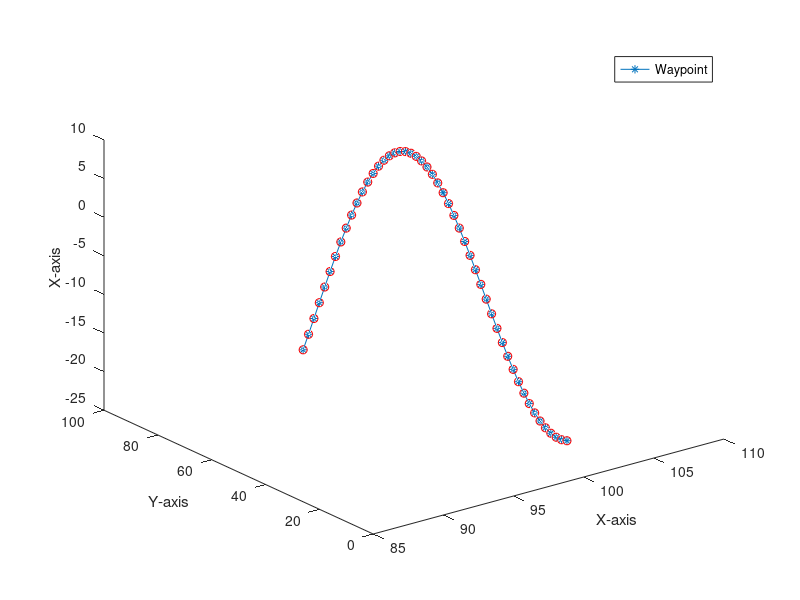

This chart was generated by the following MATLAB code: (Note: this script raises an error after producing the figure.)

clear;clc
close all;

% 假设你已知的数据
% points是50个点的坐标，normals是50个点的法向量
% points = rand(50, 3);  % 随机生成点的坐标作为示例
% normals = rand(50, 3); % 随机生成法向量作为示例

clear;clc
%% 导入曲面曲线轨迹
num_points = 100;
[X,Y] = meshgrid(1:2:99);
Z =0.2*Y.*sin(X/20) -0.2* X.*cos(Y/20);
P0 = [X(:), Y(:), Z(:)];
size = length(X);
for i=1:size
    s = (i-1)*size+1;
    e = i*size;
    P =  [P0(s:e,1), P0(s:e,2), P0(s:e,3)];
    P1 = [P0(s:e,1)+200, P0(s:e,2)*3, 300+P0(s:e,3)*3];  
end
figure;
plot3(P(:,1),P(:,2),P(:,3),'*-')
hold on;
plot3(P(:,1),P(:,2),P(:,3),'ro')
xlabel('X-axis');
ylabel('Y-axis');
zlabel('X-axis');
legend('Waypoint')
hold off;


%% % 导入法向量
load('normals2500.mat');
normals = zeros(length(X),3);
for i=1:size
    s = (i-1)*size+1;
    e = i*size;
    normals =  [normal(s:e,1), normal(s:e,2), normal(s:e,3)];
end


%% 绘制法向量

points = P;

% 初始化旋转矩阵和欧拉角
rotation_matrices = zeros(3, 3, 50);
rotation_angles = zeros(50, 3);

% 计算每个点的旋转矩阵和欧拉角
for i = 1:49
    % 计算切线向量
    tangent_vector = (points(i+1, :) - points(i, :)) / norm(points(i+1, :) - points(i, :));
    
    % 计算法向量
    normal_vector = normals(i, :);
    
    % 构建旋转矩阵
    rotation_matrix = [tangent_vector', cross(normal_vector, tangent_vector)', normal_vector'];
    
    % 存储旋转矩阵
    rotation_matrices(:, :, i) = rotation_matrix;
    
    % 提取欧拉角（绕 Z、Y、X 轴的旋转角度）
    rotation_angles(i, :) = rotm2eul(rotation_matrix, 'XYZ');
end

% 对最后一个点的处理（假设最后一个点的切线向量和法向量与前一个点相同）
rotation_matrices(:, :, 50) = rotation_matrices(:, :, 49);
rotation_angles(50, :) = rotation_angles(49, :);

% 绘制选择角度随点变化的图像
figure;
subplot(3, 1, 1);
plot(1:50, rad2deg(rotation_angles(:, 1)), '-o');
title('Angle of rotation around the X-axis');
xlabel('Index of point');
ylabel('Degrees');

subplot(3, 1, 2);
plot(1:50, rad2deg(rotation_angles(:, 2)), '-o');
title('Angle of rotation around the Y-axis');
xlabel('Index of point');
ylabel('Degrees');

subplot(3, 1, 3);
plot(1:50, rad2deg(rotation_angles(:, 3)), '-o');
title('Angle of rotation around the Z-axis');
xlabel('Index of point');
ylabel('Degrees');
